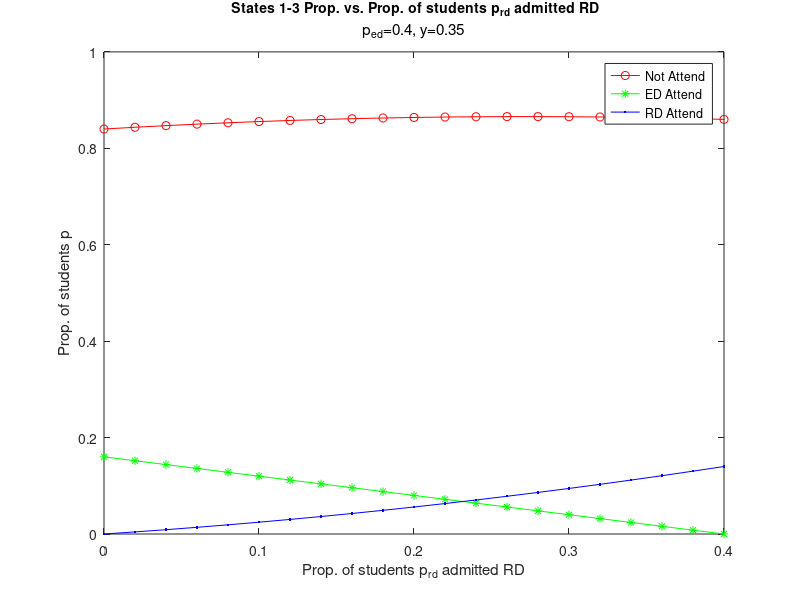

The MATLAB source for this figure:
clear all; close all;

n = 50; % number of intervals
for i = 0:n
ped = 0.4; % College's ED acceptance rate
prd = i*(1/n); % College's RD acceptance rate
y = 0.35; % RD yield rate

a = 1;
r = a*(ped-prd); % we make proportion of ppl applying ED proportional to difference in ped and prd
r2 = 1-r;

% States 1-7: Rejected, ED Attend, RD Attend, ED pool, RD pool, RD Admit,
% original pool

% transition matrix
A=[1 0 0 1-ped 1-prd 1-y 0
   0 1 0 ped 0 0 0 
   0 0 1 0 0 y 0
   0 0 0 0 0 0 r
   0 0 0 0 0 0 r2
   0 0 0 0 prd 0 0
   0 0 0 0 0 0 0];

% starting condition: all in state final state
ci = [0 0 0 0 0 0 1]';
ciFinal = (A^3*ci)';

C1(i+1) = ciFinal(1); %avoid 0 indexing
C2(i+1) = ciFinal(2);
Cn(i+1) = ciFinal(3);
end

figure;
plot((0:n)/n, C1,'-ro');
hold on;
plot((0:n)/n, C2,'-g*');
hold on;
plot((0:n)/n, Cn,'-b.');
xlim([0 0.4])
ylim([0 1])
legend('Not Attend','ED Attend','RD Attend');
xlabel('{Prop. of students p_{rd} admitted RD}');
ylabel('{Prop. of students p}');
title({'{\bf\fontsize{14} States 1-3 Prop. vs. Prop. of students p_{rd} admitted RD}'; 'p_{ed}=0.4, y=0.35'},'FontWeight','Normal');